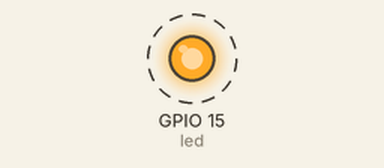
Bench run of a program on a simulated ESP32 board running MicroPython. On the bench: output pins drawn as LEDs (lit = HIGH). Dashed ring = blinking. What the program prints to the serial console is not drawn.

Above: at 0.2 s.
Timing chart, 0 to 3.0 s (numbered marks = the images above):
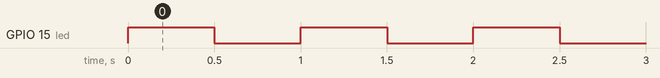

The program:

main.py
```python
print("Piscando o LED :)")

# Importando os módulos necessários
import time
import machine

# Definindo o delay da piscada e o pino que o LED está conectado
delay = 0.5
pino = 15

# Cria um objeto Pin com o pino que o LED tá conectado e define como saída
led=machine.Pin(pino,machine.Pin.OUT)

while True:
    led.on() # Liga o led
    time.sleep(delay) # Delay
    led.off() # Desliga o led
    time.sleep(delay) # Delay
```

Measured:
- by itself, GPIO 15 (led): alternates HIGH for 0.50 s and LOW for 0.50 s
